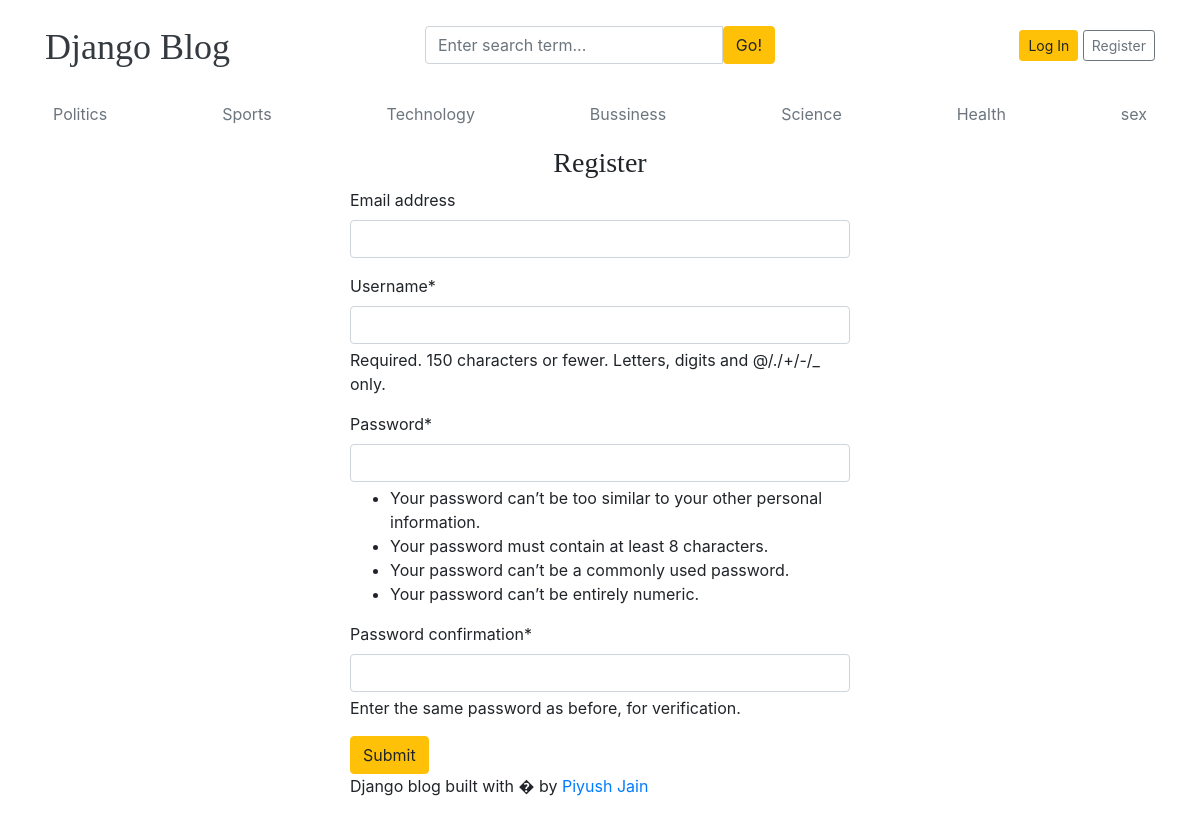
Screenshot of /register/ with the database file from the repository.
### blogs/models.py (models this page shows, shortened)
class Category(models.Model):
    Category_name = models.CharField(max_length=50, unique = True)
    created_at = models.DateTimeField(auto_now_add= True)
    updated_at = models.DateTimeField(auto_now=True)
    class Meta:
        verbose_name_plural = 'categories'

### blog_main/views.py (the view)
# urls.py: path('register/', views.register, name = "register"),
def register(request):
    if request.method =="POST":
        form = RegistrationForm(request.POST)
        if form.is_valid():
            form.save()
            return redirect('register')
        else:
            print(form.errors)
    else:
        form = RegistrationForm()
    context={
        'form':form,
    }
    return render(request,"register.html",context)

### blog_main/forms.py
class RegistrationForm(UserCreationForm):
    class Meta:
        model=User
        fields = ('email','username','password1','password2')

### blogs/context_processors.py (called while the page is built)
def get_categories(request):
    categories = Category.objects.all()
    return dict(categories = categories)

def get_social_links(request):
    social_links= SocialLinks.objects.all()
    return dict(social_links = social_links)

### templates/register.html (shortened to what this page needs)
{% extends 'base.html' %}
{% block content%}
{% load crispy_forms_tags %}
  <h3 class="text-center">Register</h3>
  <form actions="{% url 'register' %}" method ="POST"style = "width:500px; margin:auto">
        {{ form | crispy}}
    <button type = "submit" class ="btn btn-warning"> Submit </button>
{%endblock%}

### templates/base.html (shortened to what this page needs)
 {% load static %}
<!DOCTYPE html>
<html lang="en">
<head>
    <link href="https://getbootstrap.com/docs/4.0/dist/css/bootstrap.min.css" rel="stylesheet">
    <link href="{% static 'css/blog.css' %}" rel="stylesheet">
  </head>
<body>
    <div class="container">
      <header class="blog-header py-3">
        <div class="row flex-nowrap justify-content-between align-items-center">
          <div class="col-4 pt-1">
            <a class="blog-header-logo text-dark" href="/">Django Blog</a>
          </div>
          <div class = "col-4">
           <form action="{% url 'search' %}" method ="GET">
            <div class="input-group">
              <input class="form-control" type="text" name ="keyword" placeholder="Enter search term..." aria-label="Enter search term..." aria-describedby="button-search" />
              <button type = "submit" class="btn btn-warning" id="button-search" type="button">Go!</button>
            </div>
           </form>
          </div>
          {% if not user.is_authenticated %}
          <div class="col-4 d-flex justify-content-end align-items-center">
            <a class="btn btn-sm btn-warning" href="{% url 'login'%}">Log In</a> &nbsp;
            <a class="btn btn-sm btn-outline-secondary" href="{% url 'register' %}">Register</a>
          {% else %}
          <span> You are logged in as {{user}}</span>
          &emsp;
          <span> <a href ="{% url 'logout' %}">Logout</a></span>
          {% endif %}
        </div>
        </div>
      </header>
      <div class="nav-scroller py-1 mb-2">
        <nav class="nav d-flex justify-content-between">
          {% for i in categories %}
          <a class="p-2 text-muted" href="{% url 'posts_by_category'  i.id %}">{{i.Category_name}}</a>
          {% endfor %}
        </nav>
      </div>
 {%block content %}
{% endblock %}
<footer class="blog-footer">
  <p>Django blog built with � by <a href="#">Piyush Jain</a></p>
</footer>
</body>
</html>

### blog_main/static/css/blog.css (style rules this page uses)
.blog-header-logo { font-family: "Playfair Display", Georgia, "Times New Roman", serif; font-size: 2.25rem; }
h1, h2, h3, h4, h5, h6 { font-family: "Playfair Display", Georgia, "Times New Roman", serif; }

### rows the page displays
Category: Category_name "Politics"
Category: Category_name "Sports"
Category: Category_name "Technology"
Category: Category_name "Bussiness"
Category: Category_name "Science"
Category: Category_name "Health"
Category: Category_name "sex"
